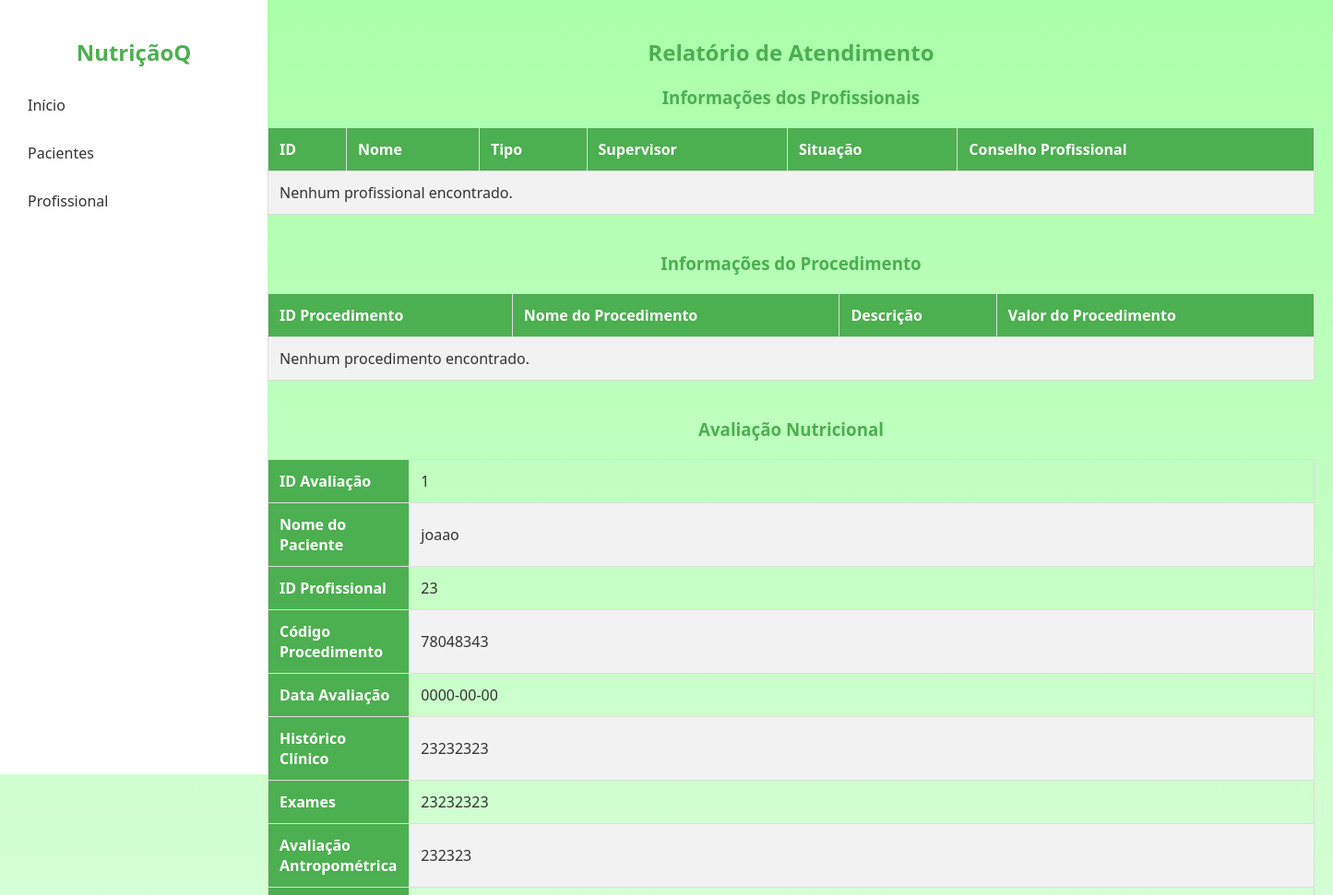
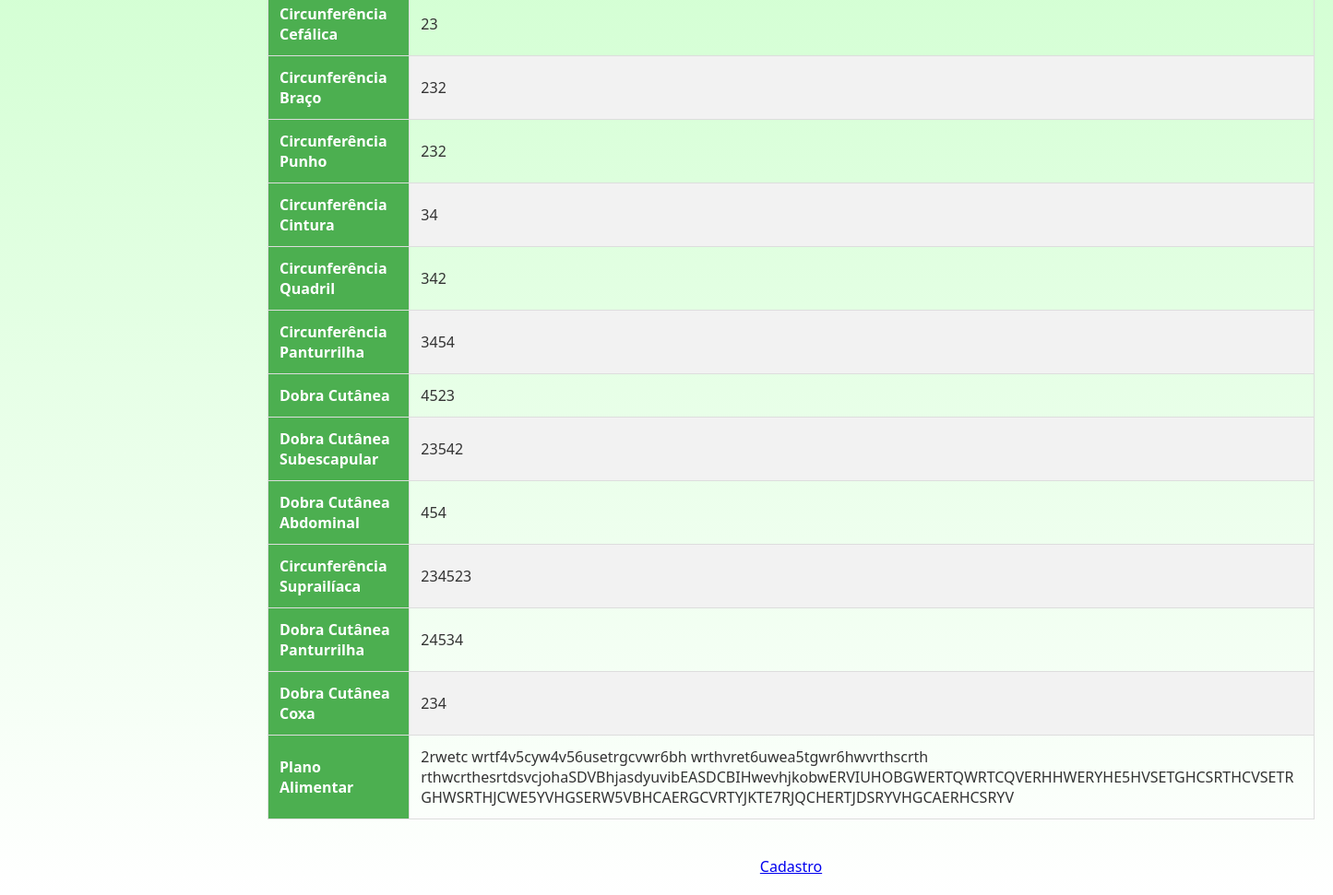
Page /Codigos/relatorio.php on the committed database (2 pictures, top to bottom).
### tables this page shows
CREATE TABLE `avaliacao_nutricional` (
  `id` int(11) NOT NULL,
  `nome_paciente` varchar(100) NOT NULL,
  `id_profissional` int(11) NOT NULL,
  `codigo_procedimento` int(11) NOT NULL,
  `data_avaliacao` date NOT NULL,
  `historico_clinico` text NOT NULL,
  `exames` text NOT NULL,
  `avaliacao_antropometrica` text NOT NULL,
  `circunferencia_cefalica` float NOT NULL,
  `circunferencia_braco` float NOT NULL,
  `circunferencia_punho` float NOT NULL,
  `circunferencia_cintura` float NOT NULL,
  `circunferencia_quadril` float NOT NULL,
  `circunferencia_panturrilha` float NOT NULL,
  `dobra_cutanea` float NOT NULL,
  `dobra_cutanea_subescapular` float NOT NULL,
  `dobra_cutanea_abdominal` float NOT NULL,
  `circunferencia_suprailiaca` float NOT NULL,
  `dobra_cutanea_panturrilha` float NOT NULL,
  `dobra_cutanea_coxa` float NOT NULL,
  `plano_alimentar` text NOT NULL
);

### Codigos/relatorio.php (the view, shortened to what this page needs)
<!DOCTYPE html>
<html lang="pt-br">
<head>
</head>
<body>
    <div class="sidebar">
        <h2>NutriçãoQ</h2>
        <a href="index.php">Início</a>
        <a href="pacientes.php">Pacientes</a>
        <a href="profissional.php">Profissional</a>
    </div>
    <div class="content">
        <h2>Relatório de Atendimento</h2>
        <section>
            <h3>Informações dos Profissionais</h3>
            <table>
                <tr>
                    <th>ID</th>
                    <th>Nome</th>
                    <th>Tipo</th>
                    <th>Supervisor</th>
                    <th>Situação</th>
                    <th>Conselho Profissional</th>
                </tr>
                <?php
                $servername = "localhost";
                $username = "root";
                $password = "";
                $dbname = "meubanco";
                $conn = new mysqli($servername, $username, $password, $dbname);
                $sqlProfissional = "SELECT * FROM profissional";
                $resultProfissional = $conn->query($sqlProfissional);
                if ($resultProfissional->num_rows > 0) {
                    while ($row = $resultProfissional->fetch_assoc()) {
                        echo "<tr>
                                <td>{$row['cod_profissional']}</td>
                                <td>{$row['nome_profissional']}</td>
                                <td>{$row['tipo_profissional']}</td>
                                <td>{$row['supervisor_profissional']}</td>
                                <td>{$row['situacao_profissional']}</td>
                                <td>{$row['conselho_profissional']}</td>
                              </tr>";
                    }
                } else {
                    echo "<tr><td colspan='6'>Nenhum profissional encontrado.</td></tr>";
                }
                ?>
            </table>
        </section>
        <section>
            <h3>Informações do Procedimento</h3>
            <table>
                <tr>
                    <th>ID Procedimento</th>
                    <th>Nome do Procedimento</th>
                    <th>Descrição</th>
                    <th>Valor do Procedimento</th>
                </tr>
                <?php
                $sqlProcedimento = "SELECT * FROM procedimento";
                $resultProcedimento = $conn->query($sqlProcedimento);
                if ($resultProcedimento->num_rows > 0) {
                    while ($row = $resultProcedimento->fetch_assoc()) {
                        echo "<tr>
                                <td>{$row['id_procedimento']}</td>
                                <td>{$row['nome_procedimento']}</td>
                                <td>{$row['descricao_procedimento']}</td>
                                <td>{$row['valor_procedimento']}</td>";
                    }
                } else {
                    echo "<tr><td colspan='4'>Nenhum procedimento encontrado.</td></tr>";
                }
                ?>
            </table>
        </section>
        <section>
            <h3>Avaliação Nutricional</h3>
            <?php
            $sqlAvaliacaoNutricional = "SELECT * FROM avaliacao_nutricional";
            $resultAvaliacaoNutricional = $conn->query($sqlAvaliacaoNutricional);
            if ($resultAvaliacaoNutricional->num_rows > 0) {
                while ($row = $resultAvaliacaoNutricional->fetch_assoc()) {
                    echo "<table>";
                    echo "<tr><th>ID Avaliação</th><td>{$row['id']}</td></tr>";
                    echo "<tr><th>Nome do Paciente</th><td>{$row['nome_paciente']}</td></tr>";
                    echo "<tr><th>ID Profissional</th><td>{$row['id_profissional']}</td></tr>";
                    echo "<tr><th>Código Procedimento</th><td>{$row['codigo_procedimento']}</td></tr>";
                    echo "<tr><th>Data Avaliação</th><td>{$row['data_avaliacao']}</td></tr>";
                    echo "<tr><th>Histórico Clínico</th><td>{$row['historico_clinico']}</td></tr>";
                    echo "<tr><th>Exames</th><td>{$row['exames']}</td></tr>";
                    echo "<tr><th>Avaliação Antropométrica</th><td>{$row['avaliacao_antropometrica']}</td></tr>";
                    echo "<tr><th>Circunferência Cefálica</th><td>{$row['circunferencia_cefalica']}</td></tr>";
                    echo "<tr><th>Circunferência Braço</th><td>{$row['circunferencia_braco']}</td></tr>";
                    echo "<tr><th>Circunferência Punho</th><td>{$row['circunferencia_punho']}</td></tr>";
                    echo "<tr><th>Circunferência Cintura</th><td>{$row['circunferencia_cintura']}</td></tr>";
                    echo "<tr><th>Circunferência Quadril</th><td>{$row['circunferencia_quadril']}</td></tr>";
                    echo "<tr><th>Circunferência Panturrilha</th><td>{$row['circunferencia_panturrilha']}</td></tr>";
                    echo "<tr><th>Dobra Cutânea</th><td>{$row['dobra_cutanea']}</td></tr>";
                    echo "<tr><th>Dobra Cutânea Subescapular</th><td>{$row['dobra_cutanea_subescapular']}</td></tr>";
                    echo "<tr><th>Dobra Cutânea Abdominal</th><td>{$row['dobra_cutanea_abdominal']}</td></tr>";
                    echo "<tr><th>Circunferência Suprailíaca</th><td>{$row['circunferencia_suprailiaca']}</td></tr>";
                    echo "<tr><th>Dobra Cutânea Panturrilha</th><td>{$row['dobra_cutanea_panturrilha']}</td></tr>";
                    echo "<tr><th>Dobra Cutânea Coxa</th><td>{$row['dobra_cutanea_coxa']}</td></tr>";
                    echo "<tr><th>Plano Alimentar</th><td>{$row['plano_alimentar']}</td></tr>";
                    echo "</table>";
                }
            } else {
                echo "<p>Nenhuma avaliação nutricional encontrada.</p>";
            }
            ?>
        </section>
        <center><a href="fichanutri.php" class="btn-outra-pagina">Cadastro</a></center>
    </div>
</body>
</html>

### Codigos/relatorio.php (style rules this page uses)
body { font-family: 'Segoe UI', Tahoma, Geneva, Verdana, sans-serif; background: linear-gradient(to bottom, #aaffaa, #ffffff); color: #333; margin: 0; padding: 0; display: flex; min-height: 100vh; }
.sidebar { width: 250px; background-color: #fff; color: #333; padding: 20px; height: 100vh; position: fixed; top: 0; left: 0; overflow-y: auto; }
.sidebar h2 { color: #4CAF50; text-align: center; }
.sidebar a { display: block; color: #333; padding: 10px; text-decoration: none; margin: 10px 0; }
.content { margin-left: 270px; padding: 20px; flex: 1; }
h2, h3 { color: #4CAF50; margin-bottom: 20px; text-align: center; }
table { border-collapse: collapse; width: 100%; margin-top: 20px; margin-bottom: 20px; overflow-x: auto; }
th, td { border: 1px solid #ddd; padding: 12px; text-align: left; }
th { background-color: #4CAF50; color: white; }
tr:nth-child(even) { background-color: #f2f2f2; }
section { margin-bottom: 40px; }

### rows in the picture
avaliacao_nutricional: id "1", nome_paciente "joaao", id_profissional "23", codigo_procedimento "78048343", data_avaliacao "0000-00-00", historico_clinico "23232323", exames "23232323", avaliacao_antropometrica "232323", circunferencia_cefalica "23", circunferencia_braco "232", circunferencia_punho "232", circunferencia_cintura "34", circunferencia_quadril "342", circunferencia_panturrilha "3454", dobra_cutanea "4523", dobra_cutanea_subescapular "23542", dobra_cutanea_abdominal "454", circunferencia_suprailiaca "234523", dobra_cutanea_panturrilha "24534", dobra_cutanea_coxa "234", plano_alimentar "2rwetc wrtf4v5cyw4v56usetrgcvwr6bh wrthvret6uwea5tgwr6hwvrthscrth rthwcrthesrtdsvcjohaSDVBhjasdyuvibEASDCBIHwevhjkobwERVIUHOBGWERTQWRTCQVERHHWERYHE5HVSETGHCSRTHCVSETR GHWSRTHJCWE5YVHGSERW5VBHCAERGCVRTYJKTE7RJQCHERTJDSRYVHGCAERHCSRYV"
